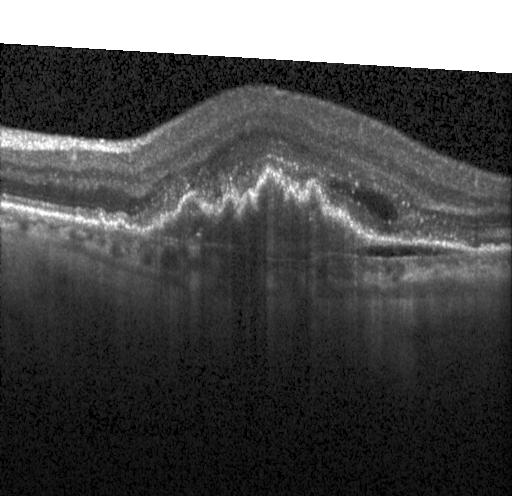
#> input picture exemples/CNV-1016042-1.jpeg, 512 x 496 px, found by its file name
$ jupyter execute --allow-errors analysis.ipynb
#> lines starting #> are read from the running program, lines starting #| are printed output that depends on the picture; after the words box and inside, x2 and y2 are one past the last pixel; in counts of white or black regions, pixels touching at a corner belong together
# Imports

[cell 1]
# import os
# import torch
# import time
import cv2
import numpy as np
# import pandas as pd
from PIL import Image

# [4 lines of commented-out code are left out]
import matplotlib.pyplot as plt
import torch.nn.functional as F
# from collections import Counter
# from torch.utils.data import Subset
# from torchvision import datasets
from torchvision import transforms
# from torch.utils.data import DataLoader, Subset, random_split
# from sklearn.metrics import accuracy_score, precision_score, recall_score, f1_score, roc_auc_score, confusion_matrix

## UTILS

[cell 2]
def show_image_and_histogram(img, title_image="Image", title_hist="Histogram", bins=256):
    # plotar imagem de um lado e do outro o histograma
    plt.figure(figsize=(15, 5))

    # Adicionar a imagem
    plt.subplot(1, 2, 1)
    plt.imshow(img, cmap="gray")
    plt.title(title_image)
    plt.axis("off")

    # Adicionar o histograma da imagem
    plt.subplot(1, 2, 2)
    plt.hist(np.array(img).ravel(), bins=bins, color="black")
    plt.title(title_hist)
    plt.xlabel("Pixel Value")
    plt.ylabel("Frequency")

    plt.tight_layout()
    plt.show()

Imagem Original

[cell 3]
file_cnv = 'exemples\CNV-1016042-1.jpeg'

[cell 4]
img = Image.open(file_cnv)
#> img is the input picture: PIL image 512x496 L; min 0, max 255, mean 76.9
# img
show_image_and_histogram(img, title_image="Image", title_hist="Histogram", bins=256)

[cell 5]
img.size
#> Out = (512, 496)

config

[cell 6]
mean, std = 0.18484567, 0.15903676
input_channels= 1

classe = 'cnv'
path_to_save = f'resultados\\{classe}'

Resize

#> (a cell that did not finish here is left out)

Crop

#> (a cell that did not finish here is left out)

Tensor

#> (a cell that did not finish here is left out)

Normalize

#> (a cell that did not finish here is left out)

## Observação
Com essa normalização(proposta pelo artigo) os valores dos pixels ficam muito discrepantes(intervalos muito grandes e diferentes para cada imagem).

Isso talvez prejudique tanto no treinamento do modelo quanto na segmentação(?)

## Proposta
Não utilizar normalização padrão. Quando se converte para tensor(ao se passar uma imagem PIL ou um ndarray), os pixels da imagem já ficarão normalizados entre 0 e 1(tá na documentação do metodo ToTensor do transformers). Isso facilita na convergencia do modelo, amenizando a sensibilidade à escala dos dados.
Não há risco de perda de informação ao se utilizar a escala [0., 1.] pois no python não há limite de bytes para um número, entao ele pode ser tão especifico(casas decimais) quanto necessário e o ToTensor lida com isso utilizando casas decimais o suficiente.

#> (a cell that did not finish here is left out)

#> (a cell that did not finish here is left out)

#> (a cell that did not finish here is left out)

# Preprocessing

Etapas para pré-processamento de dados:

1.
Leia arquivos do diretório.

2.
Aplique o redimensionamento de cada imagem para 150 × 150 pixels.

3.
Aplique a operação CentreCrop com dimensões finais de 128 × 128 pixels a cada imagem.

4.
Converta a imagem para o tipo de dados tensor para compatibilidade com o modelo.

5.
Normalize a imagem subtraindo a média de cada valor de pixel e dividindo o resultado pelo desvio padrão usando a transformação padrão.

#> (a cell that did not finish here is left out)

## Imagem com Filtro da Mediana

[cell 15]
def median_filter(image, ksize: int = 5) -> Image:
    return Image.fromarray(cv2.medianBlur(np.array(image), ksize=ksize))


ksize = 5

#> (the rest of this cell did not finish here and is left out)

### Imagem

Antes e depois do filtro da mediana

[cell 16]
ksizes = [3, 5, 7, 9, 11, 13]

for k in ksizes:
    show_image_and_histogram(median_filter(img, ksize=k), title_image=f"Median Filter (k={k})", title_hist="Histogram", bins=256)

## Aprimoramento

Etapas para aprimoramento de imagem:

1. Leia arquivos do diretório.

2. Aplique filtro de mediana para suavizar.

3. Converta para escala de cinza para operações futuras.

4. Aplique CLAHE sobre a imagem para melhorar o contraste baixo.

5. Limiar de imagem por limites de corte de limiar adequados.

6. Remova ruídos e quebras adicionais na estrutura por meio de operação de morfologia.

7. Extraia contornos da saída acima para extrair bordas da camada da retina (as outras técnicas de detecção de bordas não foram úteis, conforme discutido).

8. Desenhe contornos na imagem original para permitir bordas e estruturas de camadas.

9. Aplique outras transformações como na etapa anterior, incluindo redimensionamento, corte central e normalização.

### CLAHE
CLAHE (Contrast Limited Adaptive Histogram Equalization) é um algoritmo de equalização de histograma adaptativo que foi projetado para melhorar o contraste de uma imagem, especialmente em áreas com baixo contraste, sem saturar a imagem em áreas com alto contraste.

#### Como Funciona o CLAHE?

- Enquanto o processo tradicional de equalização de histograma aplica uma transformação global ao histograma da imagem inteira (ou seja, aumenta o contraste globalmente), o CLAHE divide a imagem em pequenas regiões chamadas blocos ou tiles e realiza a equalização de histograma de forma local (adaptativa), ajustando o contraste em cada bloco individualmente.
Limitação do Contraste (Limite de Contraste):

- Um dos problemas com a equalização de histograma tradicional é que ela pode criar artefatos em áreas de alta intensidade, especialmente em imagens que já têm um bom contraste. Para evitar isso, o CLAHE aplica um limite de contraste: ele restringe a amplificação do contraste nas áreas de alta intensidade, evitando que as regiões com alto contraste se tornem excessivamente saturadas.
Operação por Blocos:

- A imagem é dividida em pequenos blocos (blocos quadrados ou retangulares) e, dentro de cada bloco, a equalização de histograma é realizada. Após a equalização local, os blocos são combinados para formar a imagem final. Como o processo é feito localmente, ele adapta-se melhor a variações locais de iluminação na imagem.
Passos do Algoritmo CLAHE
Divisão da Imagem: A imagem é dividida em blocos (tiles). Cada bloco é processado individualmente.
Equalização Local: Para cada bloco, é realizada uma equalização de histograma local, ajustando o brilho e contraste com base na distribuição dos pixels dentro do bloco.
Limitação de Contraste: Durante a equalização, o contraste máximo é limitado para evitar que as áreas de alta intensidade fiquem excessivamente saturadas.
Interpolação: Após o processamento de cada bloco, a borda entre os blocos é suavizada para garantir uma transição suave entre os diferentes blocos.
Vantagens do CLAHE
Melhoria do Contraste Local: O CLAHE pode melhorar o contraste em áreas específicas de uma imagem, o que é especialmente útil em imagens com iluminação não uniforme, como imagens médicas (por exemplo, radiografias ou imagens de retina).
Evita Saturação: Como ele limita o contraste, o CLAHE evita a saturação da imagem, ao contrário da equalização de histograma global, que pode resultar em distorções nas áreas de alta intensidade.

#### Observação
O artigo não fala sobre os parametros(clipLimit e tileGridSize) utilizados no Algoritmo CLAHE.

[cell 17]
def clahe(image, clip_limit=2.0, tile_grid_size=(8, 8)):
#> called with clip_limit = 2, tile_grid_size = (8, 8)
    clahe = cv2.createCLAHE(clipLimit=clip_limit, tileGridSize=tile_grid_size)
    return Image.fromarray(clahe.apply(np.array(image)))

clip_limit = 2.0
tile_grid_size = (8, 8)

# salvar imagem ao aplicar com o clahe
temp = clahe(img, clip_limit=clip_limit, tile_grid_size=tile_grid_size)
temp.save(f'{path_to_save}\\clahe.jpeg')

show_image_and_histogram(temp, title_image="CLAHE", title_hist="Histogram", bins=256)

### Limiar de imagem por limites de corte de limiar adequados
#### Observação
O artigo não fala qual algoritmo utilizado para a busca de limiar

[cell 18]
def otsu(image):
    threshold, otsu = cv2.threshold(np.array(image), 0, 255, cv2.THRESH_BINARY + cv2.THRESH_OTSU)
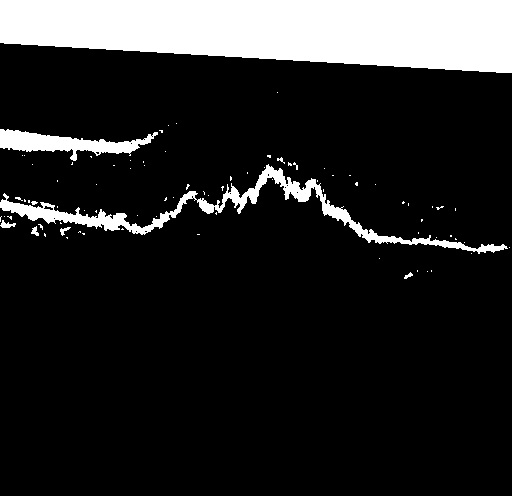
#> otsu: shape (496, 512); 14.8% white; 83 white regions (75 under 20 px), largest, box (x1, y1, x2, y2) and area: (0, 0, 512, 73) 29870, (0, 164, 508, 254) 5097, (0, 129, 158, 161) 2139
#> threshold = 144
    return Image.fromarray(otsu)


otsu(img).save(f'{path_to_save}\\otsu.jpeg')
# otsu_threshold(img)
show_image_and_histogram(otsu(img), title_image="Otsu Threshold", title_hist="Histogram", bins=256)
#> in show_image_and_histogram (call 9), `plt.show()`:
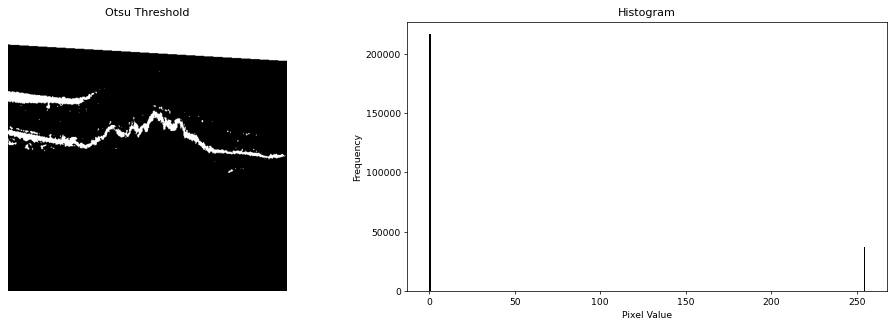
#> figure drawn by matplotlib, 2 panels; panel 2: tallest bar 216335 high, from x = 0 to 0.996

[cell 19]
def iterative_threshold(image, delta=0.1):
#> called with delta = 0.1
    image = np.array(image)
    threshold = np.mean(image)
#> threshold = 76.88
    while True:
        group1, group2 = image[image > threshold], image[image <= threshold]
        m1 = np.mean(group1) if len(group1) > 0 else 0
        m2 = np.mean(group2) if len(group2) > 0 else 0
        new_threshold = (m1 + m2) / 2
        if abs(threshold - new_threshold) < delta:
            return new_threshold
        threshold = new_threshold
#> this loop made 8 passes
#> (m1, m2, new_threshold, threshold) on passes 1 to 7: (158.6, 32.57, 95.59, 95.59), (187, 39.6, 113.3, 113.3), (215.7, 44.69, 130.2, 130.2), (232.7, 47.28, 140, 140), (238, 48.14, 143.1, 143.1), (239.8, 48.43, 144.1, 144.1), (240.1, 48.49, 144.3, 144.3)
#> (m1, m2, new_threshold) on pass 8: (240.1, 48.49, 144.3)

# segmentar a imagem com o threshold obtido pelo método iterativo
threshold = int(iterative_threshold(img, delta=0.1))
#> threshold = 144
thresholded = Image.fromarray((np.array(img) > threshold).astype(np.uint8) * 255  )
thresholded.save(f'{path_to_save}\\iterative.jpeg')

show_image_and_histogram(thresholded, title_image="Iterative Threshold", title_hist="Histogram", bins=256)

### Operações de Morfologia

Remova ruídos e quebras adicionais na estrutura por meio de operação de morfologia

## Observação
O artigo fala sobre remover ruídos e quebras utilizando operação(no singular) de **morfologia**, mas não diz qual exatamente.
Suponho que seja a operação de ***Fechamento***;

O artigo não menciona que tipo(circular, retangular, ...) de **elemento estruturante** nem o tamanho do kernel(3x3, 5x5, ...) que foi utilizado.

[cell 20]
kernel_size = 5
kernel = cv2.getStructuringElement(cv2.MORPH_RECT, (kernel_size, kernel_size))  # elemento estruturante
print(kernel)

image = np.array(img)
eroded = cv2.erode(image, kernel, iterations=1)
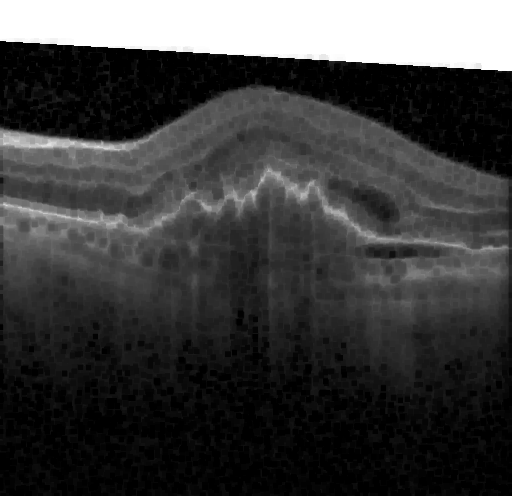
#> eroded: shape (496, 512); min 0, max 255, mean 62.3
dilated = cv2.dilate(image, kernel, iterations=1)
opened = cv2.morphologyEx(image, cv2.MORPH_OPEN, kernel)
closed = cv2.morphologyEx(image, cv2.MORPH_CLOSE, kernel)
gradient = cv2.morphologyEx(image, cv2.MORPH_GRADIENT, kernel)
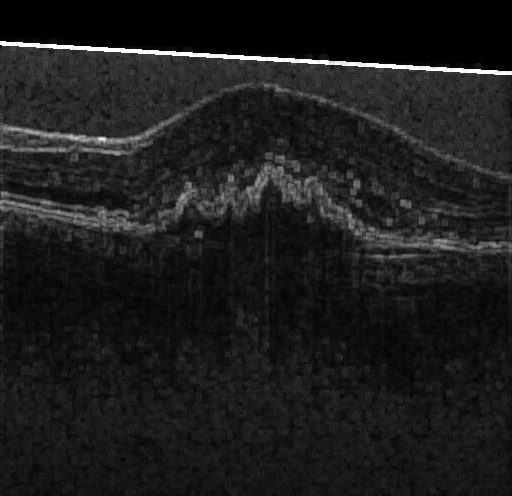
#> gradient: shape (496, 512); min 0, max 255, mean 29.2
# tophat = cv2.morphologyEx(image, cv2.MORPH_TOPHAT, kernel)
# blackhat = cv2.morphologyEx(image, cv2.MORPH_BLACKHAT, kernel)


images = [image, eroded, dilated, opened, closed, gradient]
segs = [ otsu(Image.fromarray(i)) for i in images]
#> in otsu (call 4), `threshold, otsu = cv2.threshold(np.array(image), 0, 255, cv2.THRESH_BI..`: otsu: shape (496, 512); 12.5% white; 36 white regions (20 under 20 px), largest, box (x1, y1, x2, y2) and area: (0, 0, 512, 71) 28786, (0, 131, 136, 151) 1279, (0, 202, 123, 229) 686
#> in otsu (call 5), `threshold, otsu = cv2.threshold(np.array(image), 0, 255, cv2.THRESH_BI..`: otsu: shape (496, 512); 17.5% white; 19 white regions, largest, box (x1, y1, x2, y2) and area: (0, 0, 512, 75) 30954, (0, 162, 510, 256) 9528, (0, 127, 165, 166) 3091
#> in otsu (call 6), `threshold, otsu = cv2.threshold(np.array(image), 0, 255, cv2.THRESH_BI..`: otsu: shape (496, 512); 14.4% white; 16 white regions, largest, box (x1, y1, x2, y2) and area: (0, 0, 512, 73) 29870, (0, 129, 151, 153) 2023, (0, 200, 169, 234) 1760
#> in otsu (call 7), `threshold, otsu = cv2.threshold(np.array(image), 0, 255, cv2.THRESH_BI..`:
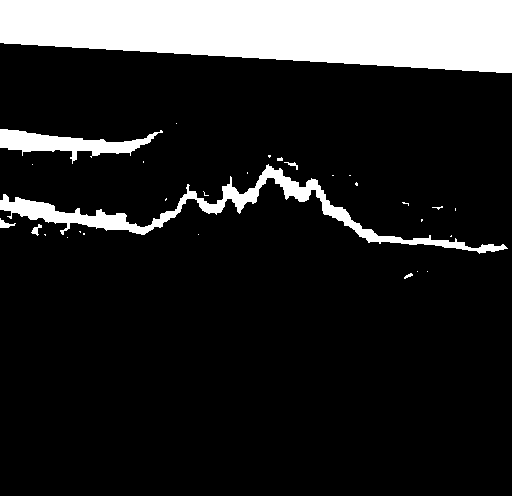
#> otsu: shape (496, 512); 15.1% white; 30 white regions (23 under 20 px), largest, box (x1, y1, x2, y2) and area: (0, 0, 512, 73) 29870, (0, 164, 508, 254) 5834, (0, 129, 163, 164) 2243
#> in otsu (call 7), `threshold, otsu = cv2.threshold(np.array(image), 0, 255, cv2.THRESH_BI..`: threshold = 147
#> in otsu (call 8), `threshold, otsu = cv2.threshold(np.array(image), 0, 255, cv2.THRESH_BI..`:
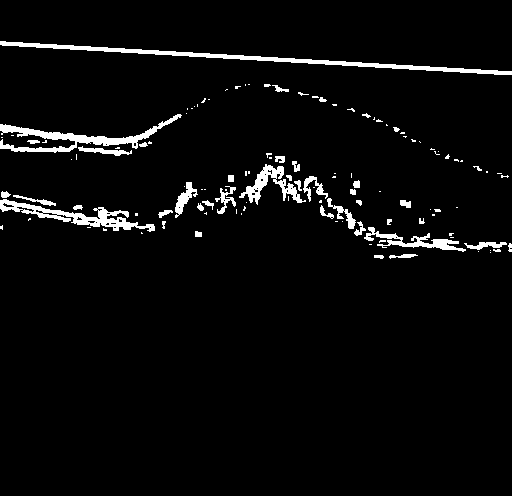
#> otsu: shape (496, 512); 3.9% white; 121 white regions (79 under 20 px), largest, box (x1, y1, x2, y2) and area: (0, 41, 512, 75) 2168, (0, 114, 182, 153) 1600, (0, 199, 155, 232) 1398
#> in otsu (call 8), `threshold, otsu = cv2.threshold(np.array(image), 0, 255, cv2.THRESH_BI..`: threshold = 79
#> segs = 6 items


titulos = ["Original", "Eroded", "Dilated", "Opened", "Closed", "Gradient"]
fig, axs = plt.subplots(2, 3, figsize=(15, 10))
for i in range(6):
    axs[i // 3, i % 3].imshow(segs[i], cmap="gray")
    axs[i // 3, i % 3].set_title(titulos[i])
    axs[i // 3, i % 3].axis("off")
plt.tight_layout()
plt.show()

### Extraia contornos da saída acima para extrair bordas da camada da retina

[cell 21]
#TODO: perguntar ao professor como exatamente fazer isso

# extrair contornos da imagem com morfologia de fechamento
contours, _ = cv2.findContours(closed, cv2.RETR_TREE, cv2.CHAIN_APPROX_SIMPLE)
#> contours = [[[0, 0], [0, 495], [511, 495], [511, 0]]]

# desenhar contornos na imagem
contour_image = cv2.drawContours(np.array(img), contours, -1, (0, 255, 0), 2)


show_image_and_histogram(img, title_image="Orignal", title_hist="Histogram", bins=256)
show_image_and_histogram(Image.fromarray(contour_image), title_image="Contours", title_hist="Histogram", bins=256)

#### Processo de Aprimoramento completo

##### com fechamento

[cell 22]
import cv2
import numpy as np
import matplotlib.pyplot as plt

# 1. Leia arquivos do diretório
image = cv2.imread(file_cnv)
#> image: shape (496, 512, 3); min 0, max 255, mean 76.9
original = image.copy()  # Guardar cópia da imagem original

# 2. Aplique filtro de mediana para suavizar
median_filtered = cv2.medianBlur(image, ksize=5)

# 3. Converta para escala de cinza
gray = cv2.cvtColor(median_filtered, cv2.COLOR_BGR2GRAY)

# 4. Aplique CLAHE (Equalização Adaptativa do Histograma)
clahe = cv2.createCLAHE(clipLimit=2.0, tileGridSize=(8, 8))
enhanced = clahe.apply(gray)
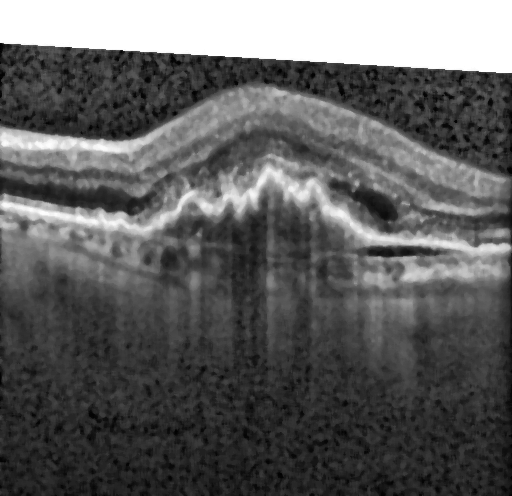
#> enhanced: shape (496, 512); min 1, max 255, mean 95

# 5. Aplique limiarização (Threshold)
_, thresholded = cv2.threshold(enhanced, 0, 255, cv2.THRESH_BINARY + cv2.THRESH_OTSU)
#> thresholded: shape (496, 512); 21.2% white; 72 white regions (38 under 20 px), largest, box (x1, y1, x2, y2) and area: (0, 0, 512, 73) 29870, (0, 153, 511, 283) 13041, (0, 90, 256, 172) 5039

# 6. Remova ruídos com morfologia
kernel = cv2.getStructuringElement(cv2.MORPH_ELLIPSE, (3, 3))
cleaned = cv2.morphologyEx(thresholded, cv2.MORPH_CLOSE, kernel, iterations=1)
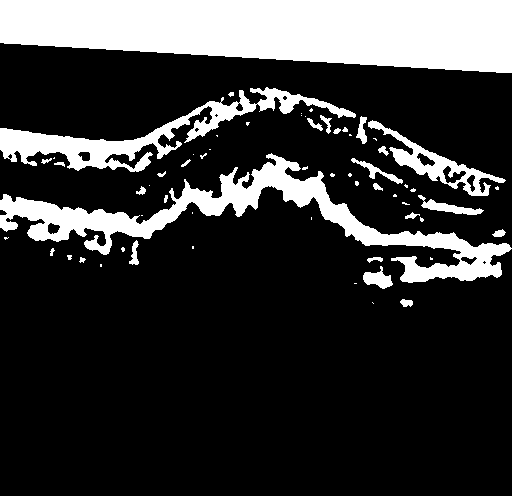
#> cleaned: shape (496, 512); 21.3% white; 62 white regions (33 under 20 px)
# cleaned = cv2.morphologyEx(thresholded, cv2.MORPH_OPEN, kernel, iterations=1)

# 7. Extraia contornos
contours, _ = cv2.findContours(cleaned, cv2.RETR_EXTERNAL, cv2.CHAIN_APPROX_SIMPLE)
#> contours = 62 contours, 42 with area under 20; largest, box (x1, y1, x2, y2) and area: (0, 0, 512, 73) 29301, (0, 153, 512, 283) 12378, (0, 87, 356, 172) 5990, (368, 120, 506, 196) 2284, (418, 195, 484, 215) 383

# 8. Desenhe contornos na imagem original
contour_image = cv2.drawContours(original, contours, -1, (0, 255, 0), 2)
#> contour_image: shape (496, 512, 3)

# 9. (Opcional) Redimensione, corte ou normalize conforme necessário
resized = cv2.resize(contour_image, (150, 150))  # Exemplo de redimensionamento
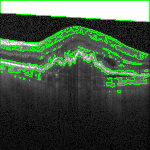
#> resized: shape (150, 150, 3); mean B, G, R 66.7, 86.8, 66.7

# Mostrar resultados
titles = ["Original", "Median Filter", "CLAHE", "Segmented", "Contours"]
images = [image, median_filtered, enhanced, cleaned, contour_image]

plt.figure(figsize=(15, 8))
for i in range(5):
    plt.subplot(1, 5, i + 1)
    if i < 4:
        plt.imshow(images[i], cmap="gray")
    else:
        plt.imshow(cv2.cvtColor(images[i], cv2.COLOR_BGR2RGB))
    plt.title(titles[i])
    plt.axis("off")
plt.tight_layout()
plt.show()

##### com abertura

[cell 23]
import cv2
import numpy as np
import matplotlib.pyplot as plt

# 1. Leia arquivos do diretório
image = cv2.imread(file_cnv)
original = image.copy()  # Guardar cópia da imagem original

# 2. Aplique filtro de mediana para suavizar
median_filtered = cv2.medianBlur(image, ksize=5)

# 3. Converta para escala de cinza
gray = cv2.cvtColor(median_filtered, cv2.COLOR_BGR2GRAY)

# 4. Aplique CLAHE (Equalização Adaptativa do Histograma)
clahe = cv2.createCLAHE(clipLimit=2.0, tileGridSize=(8, 8))
enhanced = clahe.apply(gray)

# 5. Aplique limiarização (Threshold)
_, thresholded = cv2.threshold(enhanced, 0, 255, cv2.THRESH_BINARY + cv2.THRESH_OTSU)

# 6. Remova ruídos com morfologia
kernel = cv2.getStructuringElement(cv2.MORPH_ELLIPSE, (3, 3))
#> kernel = [[0, 1, 0], [1, 1, 1], [0, 1, 0]]
# cleaned = cv2.morphologyEx(thresholded, cv2.MORPH_CLOSE, kernel, iterations=1)
cleaned = cv2.morphologyEx(thresholded, cv2.MORPH_OPEN, kernel, iterations=1)
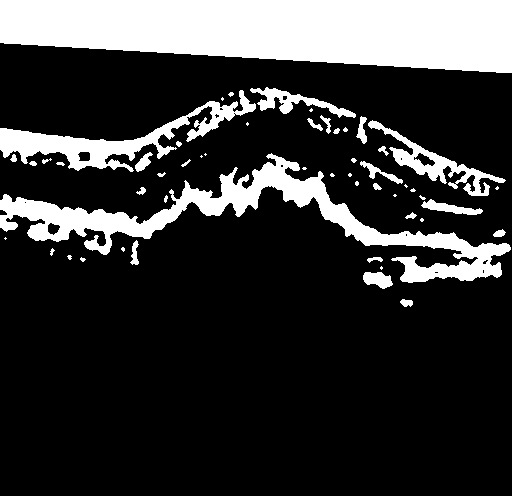
#> cleaned: shape (496, 512); 21% white; 53 white regions (22 under 20 px)

# 7. Extraia contornos
contours, _ = cv2.findContours(cleaned, cv2.RETR_EXTERNAL, cv2.CHAIN_APPROX_SIMPLE)
#> contours = 53 contours, 31 with area under 20; largest, box (x1, y1, x2, y2) and area: (0, 0, 512, 73) 29301, (0, 153, 511, 283) 12209, (0, 90, 256, 172) 4592, (368, 120, 506, 196) 1930, (250, 87, 356, 118) 903

# 8. Desenhe contornos na imagem original
contour_image = cv2.drawContours(original, contours, -1, (0, 255, 0), 2)

# 9. (Opcional) Redimensione, corte ou normalize conforme necessário
resized = cv2.resize(contour_image, (150, 150))  # Exemplo de redimensionamento

# Mostrar resultados
titles = ["Original", "Median Filter", "CLAHE", "Segmented", "Contours"]
images = [image, median_filtered, enhanced, cleaned, contour_image]

plt.figure(figsize=(15, 8))
for i in range(5):
    plt.subplot(1, 5, i + 1)
    if i < 4:
        plt.imshow(images[i], cmap="gray")
    else:
        plt.imshow(cv2.cvtColor(images[i], cv2.COLOR_BGR2RGB))
    plt.title(titles[i])
    plt.axis("off")
plt.tight_layout()
plt.show()
